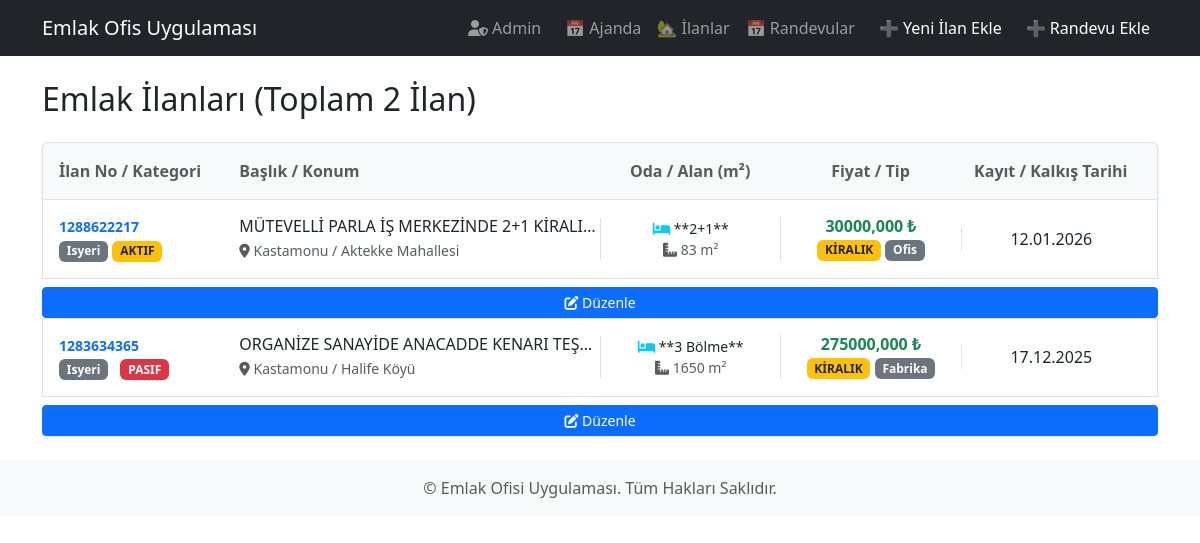
The page / on the database its author committed.
### ilanlar/models.py (models this page shows, shortened)
class Ilan(models.Model):
    yayindan_kaldirilma_tarihi = models.DateField(
        null=True,
        blank=True,
        verbose_name="Yayından Kaldırılma Tarihi"
    )
    musteri = models.ForeignKey(
        'Musteri', # Model sınıfına işaret eder
        on_delete=models.SET_NULL, # İlan silinirse müşteri kaybolmasın
        null=True,
        blank=True,
        related_name='ilanlar',
        verbose_name="İlan Sahibi"
    )
    il = models.CharField(
        max_length=50,
        verbose_name="İl (Şehir)",
        help_text="Zorunlu Alan. Örn: İstanbul, Kastamonu"
    )
    ilce = models.CharField(
        max_length=50,
        verbose_name="İlçe",
        help_text="Zorunlu Alan. Örn: Merkez, Beşiktaş"
    )
    mahalle = models.CharField(
        max_length=100,
        verbose_name="Mahalle/Semt",
        help_text="Örn: Saraçlar Mh."
    )
    adres = models.TextField(
        null=True,
        blank=True,
        verbose_name="Açık Adres Detayı",
        help_text="Detaylı adres bilgisi (site içi, blok, kat vb.)"
    )
    islem_tipi = models.CharField(
        max_length=10,
        choices=ISLEM_TIPI_SECENEKLERI,
        default='satilik', # Varsayılan olarak satılık seçilebilir
        verbose_name="İşlem Tipi"
    )
    ilan_no = models.CharField(max_length=20, unique=True, verbose_name="İlan No")
    baslik = models.CharField(max_length=150, verbose_name="İlan Başlığı")
    ilan_tarihi = models.DateField(
        default=date.today,
        verbose_name='İlan Kayıt Tarihi'
    )
    ana_kategori = models.CharField(
        max_length=10,
        choices=ANA_KATEGORILER_SECENEKLERI,
        default='konut',
        verbose_name='Mülk Tipi'
    )
    detay_kategori = models.CharField(
        max_length=10,
        choices=DETAY_KATEGORI_SECENEKLERI,
        default='daire',
        verbose_name='Mülk Alt Tipi'
    )
    fiyat = models.DecimalField(max_digits=10, decimal_places=3, verbose_name="Fiyat")
    brut = models.DecimalField(max_digits=10, decimal_places=2,null=True, blank=True, verbose_name="Brüt Alan (m²)")
    net = models.DecimalField(max_digits=10, decimal_places=2, verbose_name="Net Alan (m²)")
    oda_sayisi = models.CharField(
        max_length=10,
        choices=ODA_SAYISI_SECENEKLERI, # <-- Seçenek listesi atandı
        default='2+1',
        verbose_name="Oda Sayısı"
    )
    bina_yasi = models.IntegerField(null=True, blank=True, verbose_name="Bina Yaşı")
    bulundugu_kat = models.CharField(max_length=10, null=True, blank=True, verbose_name="Bulunduğu Kat")
    kat_sayisi = models.IntegerField(null=True, blank=True, verbose_name="Kat Sayısı")
    isitma_tipi = models.CharField(
        max_length=20,
        choices=ISITMA_SECENEKLERI,
        default='kombi',
        verbose_name="Isıtma Tipi"
    )
    banyo_sayisi = models.IntegerField(null=True, blank=True, verbose_name="Banyo Sayısı")
    mutfak_tipi = models.CharField(
        max_length=10,
        choices=MUTFAK_SECENEKLERI,
        default='kapali',
        verbose_name="Mutfak Tipi"
    )
    balkon = models.BooleanField(default=False, verbose_name="Balkon")
    asansor = models.BooleanField(default=False, verbose_name="Asansör")
    otopark_durumu = models.CharField(
        max_length=15,
        choices=OTOPARK_SECENEKLERI,
        default='yok',
        verbose_name="Otopark Durumu"
    )
    esyali = models.BooleanField(default=False, verbose_name="Eşyalı")
    kullanim_durumu = models.CharField(
    max_length=50,
    choices=KULLANIM_DURUMLARI_SECENEKLERI,
    default='Boş',
    verbose_name="Kullanım Durumu"
    )
    site_icerisinde = models.BooleanField(default=False, verbose_name="Site İçerisinde")
    site_adi = models.CharField(max_length=100, null=True, blank=True, verbose_name="Site Adı")
    aidat = models.DecimalField(max_digits=10, decimal_places=2, null=True, blank=True, verbose_name="Aidat")
    krediye_uygun = models.BooleanField(default=False, verbose_name="Krediye Uygun")
    tapu_durumu = models.CharField(
        max_length=20,
        choices=TAPU_DURUMU_SECENEKLERI,
        default='kat_mulkiyeti',
        verbose_name="Tapu Durumu (Mülkiyet)"
    )
    kimden = models.CharField(max_length=50, null=True, blank=True, verbose_name="İlan Sahibi")
    takas = models.BooleanField(default=False, verbose_name="Takas")
    durum = models.CharField(max_length=20, choices=DURUM_SECENEKLERI, default='Aktif', verbose_name="Durum")
    pasif_nedeni = models.CharField(
        max_length=50,
        choices=PASIF_NEDENLERI,
        verbose_name="Pasif Nedeni",
        null=True,
        blank=True,
    )
    imar_durumu = models.CharField(
        max_length=20,
        choices=IMAR_DURUMU_SECENEKLERI,
        default='imar_yok',
        verbose_name="İmar Durumu"
    )
    m2 =models.DecimalField(max_digits=10, decimal_places=2, null=True, blank=True, verbose_name="Alan (m²)")
    m2_fiyati = models.DecimalField(max_digits=10, decimal_places=2, null=True, blank=True, verbose_name="m² Fiyatı")
    ada_no = models.CharField(max_length=50, null=True, blank=True, verbose_name="Ada No")
    parsel_no = models.CharField(max_length=50, null=True, blank=True, verbose_name="Parsel No")
    def net_alan_orani(self):
        """Net alanın brüt alana oranını hesaplar (Yüzde olarak)."""
        if self.brut and self.net and self.brut > 0:
            oran = (self.net / self.brut) * 100
            return f"%{oran:.1f}"
        return "N/A"
    net_alan_orani.short_description = "Net/Brüt Oranı"
    def fiyat_goster(self):
        """Fiyatı Türkçe para birimi formatında gösterir."""
        try:
            return f"{self.fiyat:,.0f} TL"
        except (ValueError, TypeError):
            return "Fiyat Belirtilmemiş"
    fiyat_goster.short_description = "Fiyat"
    def durum_kontrol(self):
        """İlan durumuna göre renkli ikon ve pasif ise nedenini döndürür."""
        if self.durum == 'Aktif':
            return mark_safe('<span style="color: green; font-weight: bold;">🟢 Aktif</span>')
        elif self.durum == 'Pasif':
            neden_label = self.get_pasif_nedeni_display()
            aciklama = f"Neden: {neden_label}" if self.pasif_nedeni else "Neden Belirtilmemiş"
            return mark_safe(f'<span style="color: red;">🔴 Pasif</span> - <small>{aciklama}</small>')
        return self.durum
    durum_kontrol.short_description = "Durum"
    class Meta:
        verbose_name = "İlan"
        verbose_name_plural = "İlanlar"
        ordering = ['-ilan_tarihi']

### ilanlar/views.py (the view, shortened to what this page needs)
# urls.py: path('', views.IlanListView.as_view(), name='ilan_listesi'),
class IlanListView(ListView):
    model = Ilan
    template_name = 'ilanlar/ilan_listesi.html'
    context_object_name = 'ilanlar' # Varsayılan listeyi 'ilanlar' olarak adlandırır
    paginate_by = 10
    def get_context_data(self, **kwargs):
        context = super().get_context_data(**kwargs)
        bugun = date.today()
        yarin = bugun + timedelta(days=1)
        bugun_kalkan_ilanlar_qs = self.model.objects.filter(
            yayindan_kaldirilma_tarihi=bugun
        )
        yarin_kalkan_ilanlar_qs = self.model.objects.filter(
            yayindan_kaldirilma_tarihi=yarin
        )
        diger_ilanlar_qs = self.model.objects.exclude(
            id__in=bugun_kalkan_ilanlar_qs.values_list('id', flat=True)
        )
        context['bugun_kalkan_ilanlar'] = bugun_kalkan_ilanlar_qs
        context['yarin_kalkan_ilanlar'] = yarin_kalkan_ilanlar_qs
        context['diger_ilanlar'] = diger_ilanlar_qs
        context['toplam_ilan_sayisi'] = bugun_kalkan_ilanlar_qs.count() + diger_ilanlar_qs.count()
        context['uyari_ilan_toplami'] = bugun_kalkan_ilanlar_qs.count() + yarin_kalkan_ilanlar_qs.count()
        return context
    def get_queryset(self):
        return Ilan.objects.filter(durum='Aktif').order_by('-ilan_tarihi')

### ilanlar/templates/ilanlar/ilan_listesi.html (shortened to what this page needs)
{% extends 'base.html' %}
{% load static %}
{% load tz %}
{% now "Y-m-d" as bugun_tarih %}
{% block content %}
{% with toplam_ilan_sayisi=bugun_kalkan_ilanlar.count|add:diger_ilanlar.count|add:yarin_kalkan_ilanlar.count %}
<h2 class="mb-4">Emlak İlanları (Toplam {{ toplam_ilan_sayisi }} İlan)</h2>
{% endwith %}
<div class="list-group shadow-sm">
    <div class="list-group-item list-group-item-action bg-light text-muted d-none d-md-flex py-3">
        <div class="col-md-2 fw-bold">İlan No / Kategori</div>
        <div class="col-md-4 fw-bold">Başlık / Konum</div>
        <div class="col-md-2 fw-bold text-center">Oda / Alan (m²)</div>
        <div class="col-md-2 fw-bold text-center">Fiyat / Tip</div>
        <div class="col-md-2 fw-bold text-center">Kayıt / Kalkış Tarihi</div>
    </div>
    {% for ilan in diger_ilanlar %}
    {% include 'ilanlar/parca_ilan_satiri.html' with ilan=ilan uyari_sinifi="" %}
    {% empty %}
    <div class="list-group-item">
        <p class="alert alert-info mb-0">Sistemde kayıtlı ilan bulunmamaktadır.</p>
    </div>
    {% endfor %}
</div>
{% endblock content %}

### ilanlar/templates/ilanlar/parca_ilan_satiri.html (shortened to what this page needs)
{% load static %}
<a href="{% url 'ilan_detay' ilan.pk %}"
    class="list-group-item list-group-item-action d-flex flex-wrap align-items-center py-3 {{ uyari_sinifi }}">
    <div class="col-12 col-md-2 mb-2 mb-md-0">
        <p class="mb-0 small text-primary fw-bold">{{ ilan.ilan_no }}</p>
        <span class="badge bg-secondary">{{ ilan.ana_kategori|capfirst }}</span>
        {% if ilan.durum != 'Aktif' %}
        <span class="badge bg-danger ms-2">{{ ilan.get_durum_display|upper }}</span>
        {% endif %}
        {% if ilan.durum == 'Aktif' %}
        <span class="badge bg-warning text-dark text-uppercase">{{ ilan.get_durum_display|upper }}</span>
        {% endif %}
    </div>
    <div class="col-12 col-md-4 mb-2 mb-md-0">
        <h6 class="mb-1 text-truncate">{{ ilan.baslik }}</h6>
        {% if ilan.il and ilan.mahalle %}
        <small class="text-muted d-block">
            <i class="fas fa-map-marker-alt"></i> {{ ilan.il }} / {{ ilan.mahalle }}
        </small>
        {% endif %}
    </div>
    <div class="col-6 col-md-2 text-center border-start mb-2 mb-md-0">
        <p class="mb-0 small"><i class="fas fa-bed text-info"></i> **{{ ilan.oda_sayisi }}**</p>
        <p class="mb-0 small text-muted"><i class="fas fa-ruler-combined"></i> {{ ilan.net|floatformat:0 }} m²</p>
    </div>
    <div class="col-6 col-md-2 text-center border-start mb-2 mb-md-0">
        <p class="h6 text-success fw-bold mb-0">
            {{ ilan.fiyat|floatformat:3 }} ₺
        </p>
        {% if ilan.islem_tipi == 'satilik' %}
        <span class="badge bg-danger text-uppercase">{{ ilan.get_islem_tipi_display }}</span>
        {% elif ilan.islem_tipi == 'kiralik' %}
        <span class="badge bg-warning text-dark text-uppercase">{{ ilan.get_islem_tipi_display }}</span>
        {% else %}
        <span class="badge bg-secondary text-uppercase">{{ ilan.get_islem_tipi_display|default:"-" }}</span>
        {% endif %}
        <small class="badge bg-secondary">{{ ilan.detay_kategori|capfirst }}</small>
    </div>
    <div class="col-12 col-md-2 text-center border-start">
        {% if uyari_sinifi %}
        <span class="text-danger fw-bold">🚨 BUGÜN KALKIYOR!</span>
        {% else %}
        {{ ilan.yayindan_kaldirilma_tarihi|date:"d.m.Y" }}
        {% endif %}
    </div>
    <a href="/admin/ilanlar/ilan/{{ ilan.pk }}/change/" class="btn btn-sm btn-primary mt-2"
        title="İlanı Yönetim Panelinde Düzenle">
        <i class="fas fa-edit"></i> Düzenle
    </a>
</a>

### rows shown on the page
Ilan: ilan_no "1288622217", ana_kategori "Isyeri", durum "AKTIF", baslik "MÜTEVELLİ PARLA İŞ MERKEZİNDE 2+1 KİRALI…", il "Kastamonu", mahalle "Aktekke Mahallesi", oda_sayisi "2+1", net "83", fiyat "30000,000", islem_tipi "KIRALIK", detay_kategori "Ofis", yayindan_kaldirilma_tarihi "12.01.2026"
Ilan: ilan_no "1283634365", ana_kategori "Isyeri", durum "PASIF", baslik "ORGANİZE SANAYİDE ANACADDE KENARI TEŞ…", il "Kastamonu", mahalle "Halife Köyü", oda_sayisi "3 Bölme", net "1650", fiyat "275000,000", islem_tipi "KIRALIK", detay_kategori "Fabrika", yayindan_kaldirilma_tarihi "17.12.2025"

### other values the page prints
{{ toplam_ilan_sayisi }} "2"
